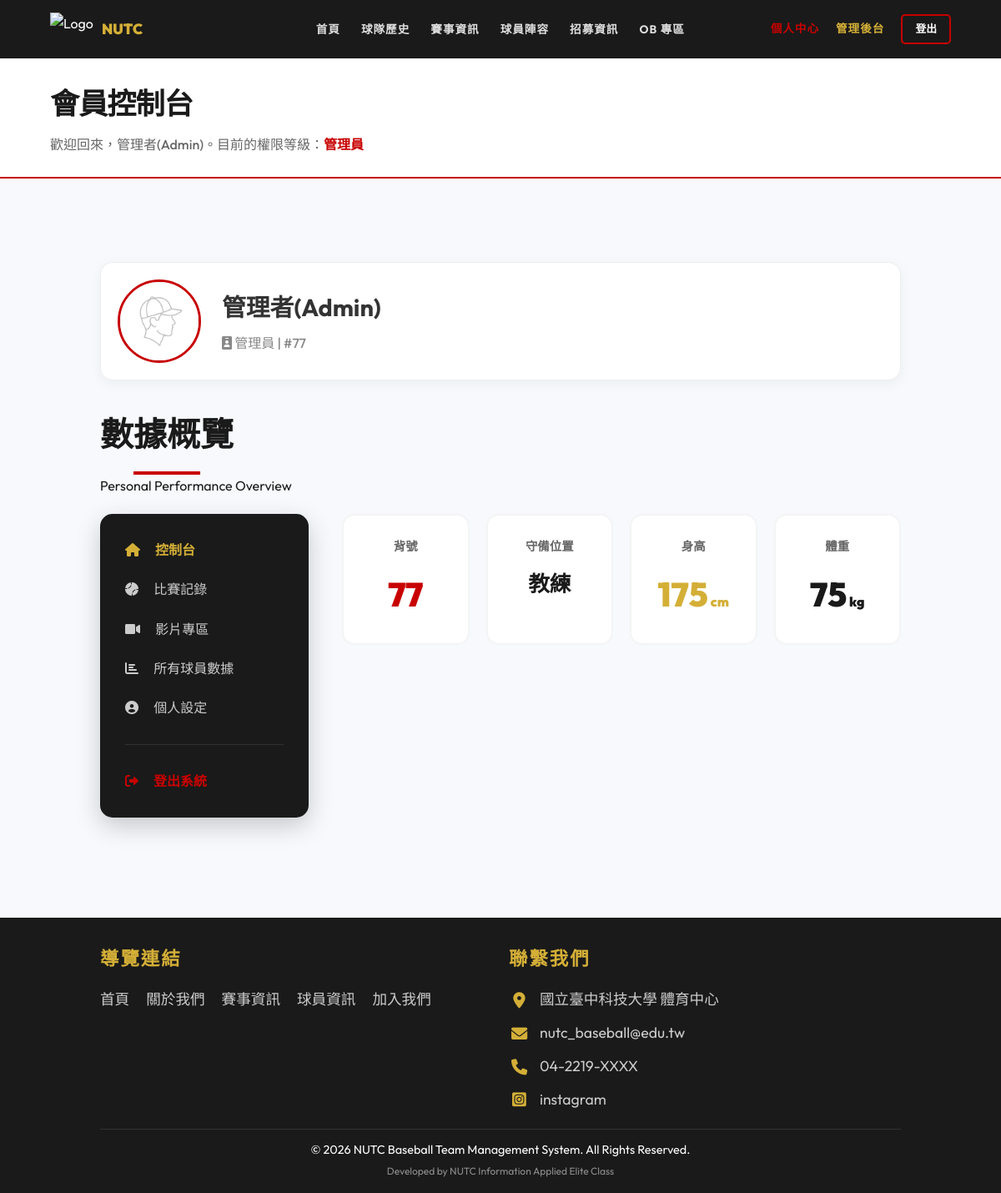
Page /member_dashboard.php (signed in) on the committed database.
### tables this page shows
CREATE TABLE `player` (
  `Player_id` int(11) NOT NULL COMMENT '球員識別碼',
  `Team_Id` int(11) NOT NULL COMMENT '關聯 Team.team_Id',
  `mId` int(11) DEFAULT NULL COMMENT '關聯 Member.mId (僅限本校球員，可為 NULL)',
  `Player_Name` varchar(50) NOT NULL COMMENT '球員姓名',
  `jersey_number` varchar(10) DEFAULT NULL COMMENT '背號 (如: 18, 93)',
  `position` varchar(255) DEFAULT NULL,
  `height` int(11) DEFAULT NULL COMMENT '身高 (cm)',
  `weight` int(11) DEFAULT NULL COMMENT '體重 (kg)',
  `image_path` varchar(255) DEFAULT NULL COMMENT '球員照片檔案路徑'
);

CREATE TABLE `contact_us` (
  `id` int(11) NOT NULL,
  `icon_class` varchar(50) NOT NULL,
  `content_text` varchar(255) NOT NULL,
  `link` varchar(255) DEFAULT NULL
);

### includes/Database.php (called while the page is built, shortened)
<?php
class Database {
    private $pdo;
    public function __construct() {
        $host = 'localhost';
        $db   = 'baseball_web';
        $user = 'root';
        $pass = '';
        $charset = 'utf8mb4';
        $dsn = "mysql:host=$host;port=3306;dbname=$db;charset=$charset";
        $options = [
            PDO::ATTR_ERRMODE            => PDO::ERRMODE_EXCEPTION,
            PDO::ATTR_DEFAULT_FETCH_MODE => PDO::FETCH_ASSOC,
            PDO::ATTR_EMULATE_PREPARES   => false,
        ];
        try {
            $this->pdo = new PDO($dsn, $user, $pass, $options);
            $stmt = $this->pdo->query("DESCRIBE `player_game_details`");
            $cols = $stmt->fetchAll(PDO::FETCH_COLUMN);
            $stmt = $this->pdo->query("SHOW COLUMNS FROM `member` LIKE 'role'");
            $roleCol = $stmt->fetch();
        } catch (\PDOException $e) {
            throw new \PDOException($e->getMessage(), (int)$e->getCode());
        }
    }
    public function getAll($table) {
        $stmt = $this->pdo->query("SELECT * FROM `$table`");
        return $stmt->fetchAll();
    }
    public function find($table, $key, $value) {
        $stmt = $this->pdo->prepare("SELECT * FROM `$table` WHERE `$key` = ?");
        $stmt->execute([$value]);
        return $stmt->fetch();
    }
}

### includes/config.php (called while the page is built, shortened)
<?php
require_once 'Database.php';
$db = new Database();
function isLoggedIn() {
    return isset($_SESSION['user']);
}
function isAdmin() {
    return isLoggedIn() && $_SESSION['user']['role'] === 'admin';
}

### member_dashboard.php (the view, shortened to what this page needs)
<?php
require_once 'includes/header.php';
$user = $_SESSION['user'];
$roleMap = ['admin' => '管理員', 'player' => '本校球員', 'ob' => '畢業學長'];
$role = isset($roleMap[$user['role']]) ? $roleMap[$user['role']] : '未知';
$tab = isset($_GET['tab']) ? $_GET['tab'] : 'dashboard';
$playerData = $db->find('player', 'mId', $user['mId']);
?>
<div class="page-header">
    <h1>會員控制台</h1>
    <p>歡迎回來，<?= htmlspecialchars($user['name']) ?>。目前的權限等級：<span class="stats-primary" style="font-weight:800;"><?= $role ?></span></p>
</div>
<section>
    <div class="container">
        <div style="display:flex; align-items:center; gap:25px; margin-bottom:30px; background:white; padding:20px; border-radius:15px; box-shadow:0 4px 15px rgba(0,0,0,0.05); border:1px solid #eee;">
            <div style="width:100px; height:100px; border-radius:50%; overflow:hidden; border:3px solid var(--primary); flex-shrink:0;">
                <?php $imgSrc = ($playerData && !empty($playerData['image_path'])) ? htmlspecialchars($playerData['image_path']) : 'assets/images/default-player.png'; ?>
                <img src="<?= $imgSrc ?>" style="width:100%; height:100%; object-fit:cover;">
            </div>
            <div>
                <h2 style="margin:0; color:#333; font-size:1.8rem;"><?= htmlspecialchars($user['name']) ?></h2>
                <p style="margin:5px 0 0; color:#888; font-weight:500;"><i class="fas fa-id-badge"></i> <?= $role ?> | #<?= $playerData ? htmlspecialchars($playerData['jersey_number'] ?? '—') : '—' ?></p>
            </div>
        </div>
        <?php if ($tab === 'dashboard'): ?>
            <div class="section-title member-section-title" style="margin-bottom: 20px;">
                <h2>數據概覽</h2>
                <p>Personal Performance Overview</p>
            </div>
        <?php endif; ?>
        <div class="member-dashboard-layout">
            <div class="member-side-menu">
                <ul>
                    <li><a href="member_dashboard.php" class="<?= $tab === 'dashboard' ? 'active' : '' ?>"><i class="fas fa-home"></i> 控制台</a></li>
                    <li><a href="member_matches.php"><i class="fas fa-baseball-ball"></i> 比賽記錄</a></li>
                    <li><a href="video_zone.php"><i class="fas fa-video"></i> 影片專區</a></li>
                    <?php if (isAdmin()): ?>
                        <li><a href="admin_all_players_stats.php"><i class="fas fa-chart-bar"></i> 所有球員數據</a></li>
                    <?php else: ?>
                        <li><a href="member_dashboard.php?tab=my_stats" class="<?= $tab === 'my_stats' ? 'active' : '' ?>"><i class="fas fa-chart-bar"></i> 我的詳細數據</a></li>
                    <?php endif; ?>
                    <li><a href="member_dashboard.php?tab=settings" class="<?= $tab === 'settings' ? 'active' : '' ?>"><i class="fas fa-user-circle"></i> 個人設定</a></li>
                </ul>
                <hr>
                <a href="logout.php" class="logout-link"><i class="fas fa-sign-out-alt"></i> 登出系統</a>
            </div>
            <div>
                <?php if ($tab === 'dashboard'): ?>
                <div class="member-stats-grid">
                    <div class="member-stats-card">
                        <h4>背號</h4>
                        <div class="stats-value stats-primary"><?= $playerData ? htmlspecialchars($playerData['jersey_number'] ?? '—') : '—' ?></div>
                    </div>
                    <div class="member-stats-card">
                        <h4>守備位置</h4>
                        <div class="stats-value stats-dark" style="font-size:1.6rem;"><?= $playerData ? htmlspecialchars($playerData['position'] ?? '—') : '—' ?></div>
                    </div>
                    <div class="member-stats-card">
                        <h4>身高</h4>
                        <div class="stats-value stats-secondary"><?= $playerData && $playerData['height'] ? $playerData['height'] . '<small style="font-size:1rem;"> cm</small>' : '—' ?></div>
                    </div>
                    <div class="member-stats-card">
                        <h4>體重</h4>
                        <div class="stats-value stats-black"><?= $playerData && $playerData['weight'] ? $playerData['weight'] . '<small style="font-size:1rem;"> kg</small>' : '—' ?></div>
                    </div>
                </div>
                <?php endif; ?>
            </div>
        </div>
    </div>
</section>
<?php require_once 'includes/footer.php'; ?>

### includes/footer.php (shortened to what this page needs)
<?php
$contactInfos = $db->getAll('contact_us');
?>
<footer>
    <div class="footer-content">
        <div class="footer-section">
            <h3>導覽連結</h3>
            <ul class="footer-links">
                <li><a href="index.php">首頁</a></li>
                <li><a href="about.php">關於我們</a></li>
                <li><a href="matches.php">賽事資訊</a></li>
                <li><a href="players.php">球員資訊</a></li>
                <li><a href="join.php">加入我們</a></li>
            </ul>
        </div>
        <div class="footer-section">
            <h3>聯繫我們</h3>
            <div class="footer-contact-list">
                <?php if (empty($contactInfos)): ?>
                    <p class="footer-contact-empty">尚未設定聯絡資訊</p>
                <?php else: ?>
                    <?php foreach ($contactInfos as $c): ?>
                        <p class="footer-contact-item">
                            <i class="<?= htmlspecialchars($c['icon_class']) ?>"></i>
                            <?php if (!empty($c['link'])): ?>
                                <a href="<?= htmlspecialchars($c['link']) ?>" target="_blank"><?= htmlspecialchars($c['content_text']) ?></a>
                            <?php else: ?>
                                <span><?= htmlspecialchars($c['content_text']) ?></span>
                            <?php endif; ?>
                        </p>
                    <?php endforeach; ?>
                <?php endif; ?>
            </div>
        </div>
    </div>
    <div class="footer-bottom">
        &copy; 2026 NUTC Baseball Team Management System. All Rights Reserved.
        <br><small style="opacity: 0.5;">Developed by NUTC Information Applied Elite Class</small>
    </div>
</footer>
</body>
</html>

### assets/css/style.css (style rules this page uses)
:root { --primary: #C80000; --secondary: #D4AF37; --bg-white: #FFFFFF; --bg-dark: #1A1A1A; --text-white: #FFFFFF; --text-dark: #1A1A1A; --gray-light: #F4F4F4; --transition: all 0.3s ease-in-out; }
* { margin: 0; padding: 0; box-sizing: border-box; font-family: 'Outfit', 'Noto Sans TC', -apple-system, sans-serif; }
body { background-color: #f7f9fc; color: var(--text-dark); line-height: 1.7; }
section { padding: 60px 10%; background-color: transparent; }
.page-header { padding: 25px 5%; background-color: #fff; border-bottom: 2px solid var(--primary); margin-bottom: 20px; text-align: left; }
.page-header h1 { font-size: 2.2rem; font-weight: 900; color: var(--bg-dark); text-transform: uppercase; letter-spacing: -1px; margin: 0; position: relative; display: inline-block; }
.page-header p { font-size: 1rem; color: #666; margin-top: 5px; font-weight: 500; }
section { padding: 80px 10%; }
.section-title { text-align: center; margin-bottom: 60px; }
.section-title h2 { font-size: 2.5rem; font-weight: 800; color: var(--text-dark); position: relative; display: inline-block; padding-bottom: 15px; }
.section-title h2::after { content: ''; position: absolute; bottom: 0; left: 50%; transform: translateX(-50%); width: 80px; height: 4px; background: var(--primary); }
footer { background: var(--bg-dark); color: var(--text-white); padding: 30px 10% 15px; margin-top: 40px; }
.footer-content { display: grid; grid-template-columns: repeat(auto-fit, minmax(200px, 1fr)); gap: 20px; margin-bottom: 20px; }
.footer-section h3 { margin-bottom: 15px; font-size: 1.4rem; letter-spacing: 2px; color: var(--secondary); }
.footer-links { list-style: none; padding: 0; display: flex; flex-direction: row; flex-wrap: wrap; gap: 10px 20px; }
.footer-links a { color: #ccc; text-decoration: none; transition: color 0.3s, transform 0.3s; font-size: 1.1rem; }
.footer-contact-list { display: flex; flex-direction: column; gap: 10px; }
.footer-contact-item { margin: 0; font-size: 1.1rem; color: #ccc; display: flex; align-items: center; gap: 12px; }
.footer-contact-item i { color: var(--secondary); font-size: 1.2rem; width: 25px; text-align: center; }
.footer-contact-item a { color: #ccc; text-decoration: none; transition: color 0.3s; }
.footer-bottom { text-align: center; padding-top: 12px; border-top: 1px solid rgba(255,255,255,0.1); font-size: 0.9rem; }
.container { max-width: 1500px; margin: 0 auto; }

### assets/css/member_dashboard.css (style rules this page uses)
.member-dashboard-layout { display: grid; grid-template-columns: 250px minmax(0, 1fr); gap: 40px; align-items: flex-start; }
.member-side-menu { background: var(--bg-dark); color: white; padding: 30px; border-radius: 15px; box-shadow: 0 10px 30px rgba(0,0,0,0.2); }
.member-side-menu ul { list-style: none; padding: 0; margin: 0; }
.member-side-menu li { margin-bottom: 20px; }
.member-side-menu a { color: #ccc; text-decoration: none; transition: var(--transition); }
.member-side-menu a:hover, .member-side-menu a.active { color: var(--secondary); font-weight: 700; }
.member-side-menu a i { margin-right: 15px; }
.member-side-menu hr { border: 0; border-top: 1px solid rgba(255,255,255,0.1); margin: 30px 0; }
.member-side-menu .logout-link { color: var(--primary); text-decoration: none; font-weight: 700; }
.member-section-title { text-align: left; margin-bottom: 30px; }
.member-stats-grid { display: grid; grid-template-columns: repeat(auto-fit, minmax(150px, 1fr)); gap: 20px; margin-bottom: 50px; }
.member-stats-card { background: white; border: 2px solid var(--gray-light); padding: 25px; border-radius: 15px; text-align: center; }
.member-stats-card h4 { color: #666; font-size: 0.9rem; margin-bottom: 10px; }
.member-stats-card .stats-value { font-size: 2.5rem; font-weight: 900; }
.stats-primary { color: var(--primary); }
.stats-dark { color: var(--bg-dark); }
.stats-secondary { color: var(--secondary); }
.stats-black { color: #1a1a1a; }

### rows in the picture
player: jersey_number "77", position "教練", height "175", weight "75"
contact_us: content_text "國立臺中科技大學 體育中心"
contact_us: content_text "nutc_baseball@edu.tw"
contact_us: content_text "04-2219-XXXX"
contact_us: content_text "instagram"

### other values in the picture
$user['name'] "管理者(Admin)"
$role "管理員"
